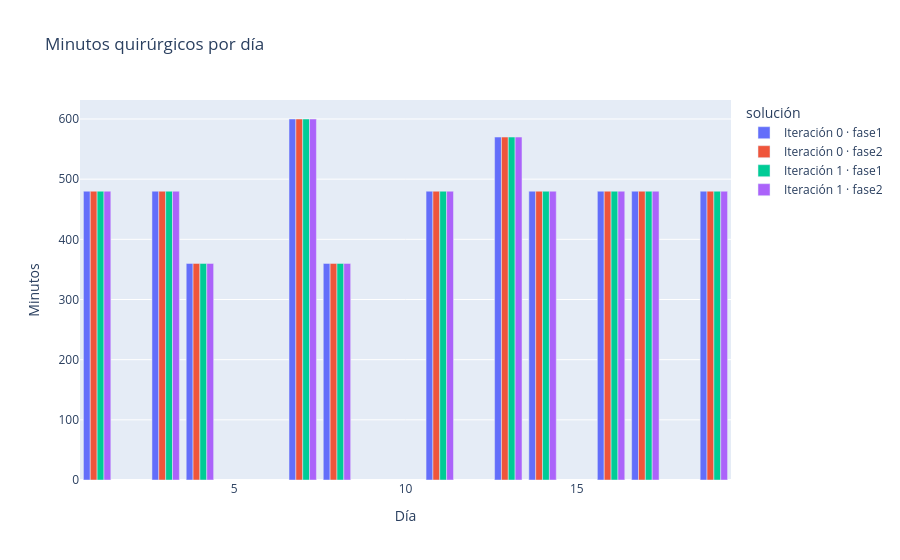
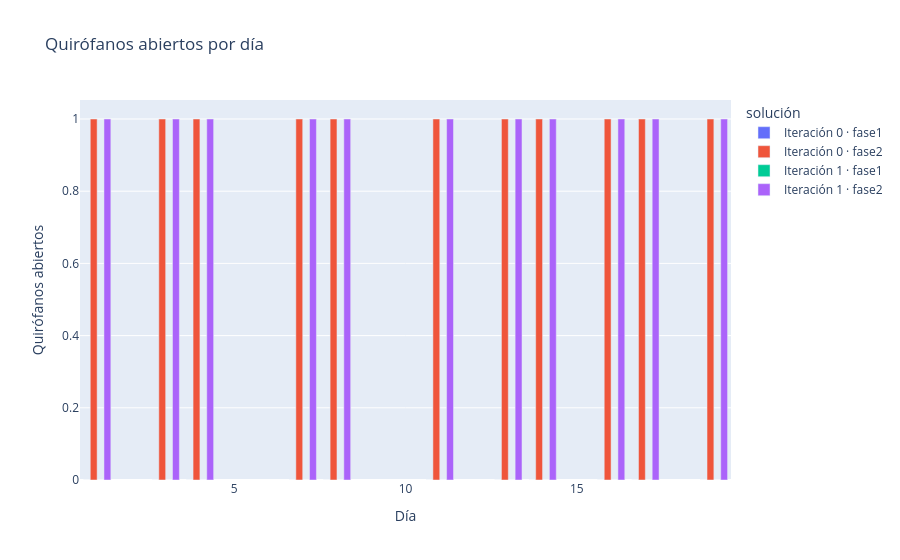

Notebook cell for these charts, in order:
### Code cell
# Uso de quirófanos por día.

pacientes_inst = get_patient_dict(instancia)
ot_rows = []

for (it, fase), sol in soluciones.items():
    for ps in sol.get("patients", []):
        pid = ps["id"]
        if pid not in pacientes_inst:
            continue

        ot_rows.append({"iteración": it, "fase": fase, "solución": solution_label(it, fase), "day": ps["admission_day"], "operating_theater": ps.get("operating_theater"), "minutes": pacientes_inst[pid]["surgery_duration"]})


df_ot = pd.DataFrame(ot_rows)

if not df_ot.empty:
    df_ot_day = df_ot.groupby(["solución", "day"]).agg(minutos=("minutes", "sum"), quirofanos_abiertos=("operating_theater", lambda x: len(set(v for v in x if v is not None)))).reset_index()

    fig = px.bar(df_ot_day, x="day", y="minutos", color="solución", barmode="group", title="Minutos quirúrgicos por día", labels={"day": "Día", "minutos": "Minutos"})
    fig.show()

    fig = px.bar(df_ot_day, x="day", y="quirofanos_abiertos", color="solución", barmode="group", title="Quirófanos abiertos por día", labels={"day": "Día", "quirofanos_abiertos": "Quirófanos abiertos"})
    fig.show()

    display(df_ot_day)
else:
    print("No hay datos de quirófanos.")

### Figure 1 — Plotly figure (JSON) as saved in the notebook; plotly's stock layout.template omitted (floating-point values rounded to 4 significant figures)
{"data": [{"alignmentgroup": "True", "hovertemplate": "solución=Iteración 0 · fase1<br>Día=%{x}<br>Minutos=%{y}<extra></extra>", "legendgroup": "Iteración 0 · fase1", "marker": {"color": "#636efa", "pattern": {"shape": ""}}, "name": "Iteración 0 · fase1", "offsetgroup": "Iteración 0 · fase1", "orientation": "v", "showlegend": true, "textposition": "auto", "type": "bar", "x": [1, 3, 4, 7, 8, 11, 13, 14, 16, 17, 19], "xaxis": "x", "y": [480, 480, 360, 600, 360, 480, 570, 480, 480, 480, 480], "yaxis": "y"}, {"alignmentgroup": "True", "hovertemplate": "solución=Iteración 0 · fase2<br>Día=%{x}<br>Minutos=%{y}<extra></extra>", "legendgroup": "Iteración 0 · fase2", "marker": {"color": "#EF553B", "pattern": {"shape": ""}}, "name": "Iteración 0 · fase2", "offsetgroup": "Iteración 0 · fase2", "orientation": "v", "showlegend": true, "textposition": "auto", "type": "bar", "x": [1, 3, 4, 7, 8, 11, 13, 14, 16, 17, 19], "xaxis": "x", "y": [480, 480, 360, 600, 360, 480, 570, 480, 480, 480, 480], "yaxis": "y"}, {"alignmentgroup": "True", "hovertemplate": "solución=Iteración 1 · fase1<br>Día=%{x}<br>Minutos=%{y}<extra></extra>", "legendgroup": "Iteración 1 · fase1", "marker": {"color": "#00cc96", "pattern": {"shape": ""}}, "name": "Iteración 1 · fase1", "offsetgroup": "Iteración 1 · fase1", "orientation": "v", "showlegend": true, "textposition": "auto", "type": "bar", "x": [1, 3, 4, 7, 8, 11, 13, 14, 16, 17, 19], "xaxis": "x", "y": [480, 480, 360, 600, 360, 480, 570, 480, 480, 480, 480], "yaxis": "y"}, {"alignmentgroup": "True", "hovertemplate": "solución=Iteración 1 · fase2<br>Día=%{x}<br>Minutos=%{y}<extra></extra>", "legendgroup": "Iteración 1 · fase2", "marker": {"color": "#ab63fa", "pattern": {"shape": ""}}, "name": "Iteración 1 · fase2", "offsetgroup": "Iteración 1 · fase2", "orientation": "v", "showlegend": true, "textposition": "auto", "type": "bar", "x": [1, 3, 4, 7, 8, 11, 13, 14, 16, 17, 19], "xaxis": "x", "y": [480, 480, 360, 600, 360, 480, 570, 480, 480, 480, 480], "yaxis": "y"}], "layout": {"barmode": "group", "legend": {"title": {"text": "solución"}, "tracegroupgap": 0}, "title": {"text": "Minutos quirúrgicos por día"}, "xaxis": {"anchor": "y", "domain": [0, 1], "title": {"text": "Día"}}, "yaxis": {"anchor": "x", "domain": [0, 1], "title": {"text": "Minutos"}}}}

### Figure 2 — Plotly figure (JSON) as saved in the notebook; plotly's stock layout.template omitted (floating-point values rounded to 4 significant figures)
{"data": [{"alignmentgroup": "True", "hovertemplate": "solución=Iteración 0 · fase1<br>Día=%{x}<br>Quirófanos abiertos=%{y}<extra></extra>", "legendgroup": "Iteración 0 · fase1", "marker": {"color": "#636efa", "pattern": {"shape": ""}}, "name": "Iteración 0 · fase1", "offsetgroup": "Iteración 0 · fase1", "orientation": "v", "showlegend": true, "textposition": "auto", "type": "bar", "x": [1, 3, 4, 7, 8, 11, 13, 14, 16, 17, 19], "xaxis": "x", "y": [0, 0, 0, 0, 0, 0, 0, 0, 0, 0, 0], "yaxis": "y"}, {"alignmentgroup": "True", "hovertemplate": "solución=Iteración 0 · fase2<br>Día=%{x}<br>Quirófanos abiertos=%{y}<extra></extra>", "legendgroup": "Iteración 0 · fase2", "marker": {"color": "#EF553B", "pattern": {"shape": ""}}, "name": "Iteración 0 · fase2", "offsetgroup": "Iteración 0 · fase2", "orientation": "v", "showlegend": true, "textposition": "auto", "type": "bar", "x": [1, 3, 4, 7, 8, 11, 13, 14, 16, 17, 19], "xaxis": "x", "y": [1, 1, 1, 1, 1, 1, 1, 1, 1, 1, 1], "yaxis": "y"}, {"alignmentgroup": "True", "hovertemplate": "solución=Iteración 1 · fase1<br>Día=%{x}<br>Quirófanos abiertos=%{y}<extra></extra>", "legendgroup": "Iteración 1 · fase1", "marker": {"color": "#00cc96", "pattern": {"shape": ""}}, "name": "Iteración 1 · fase1", "offsetgroup": "Iteración 1 · fase1", "orientation": "v", "showlegend": true, "textposition": "auto", "type": "bar", "x": [1, 3, 4, 7, 8, 11, 13, 14, 16, 17, 19], "xaxis": "x", "y": [0, 0, 0, 0, 0, 0, 0, 0, 0, 0, 0], "yaxis": "y"}, {"alignmentgroup": "True", "hovertemplate": "solución=Iteración 1 · fase2<br>Día=%{x}<br>Quirófanos abiertos=%{y}<extra></extra>", "legendgroup": "Iteración 1 · fase2", "marker": {"color": "#ab63fa", "pattern": {"shape": ""}}, "name": "Iteración 1 · fase2", "offsetgroup": "Iteración 1 · fase2", "orientation": "v", "showlegend": true, "textposition": "auto", "type": "bar", "x": [1, 3, 4, 7, 8, 11, 13, 14, 16, 17, 19], "xaxis": "x", "y": [1, 1, 1, 1, 1, 1, 1, 1, 1, 1, 1], "yaxis": "y"}], "layout": {"barmode": "group", "legend": {"title": {"text": "solución"}, "tracegroupgap": 0}, "title": {"text": "Quirófanos abiertos por día"}, "xaxis": {"anchor": "y", "domain": [0, 1], "title": {"text": "Día"}}, "yaxis": {"anchor": "x", "domain": [0, 1], "title": {"text": "Quirófanos abiertos"}}}}
